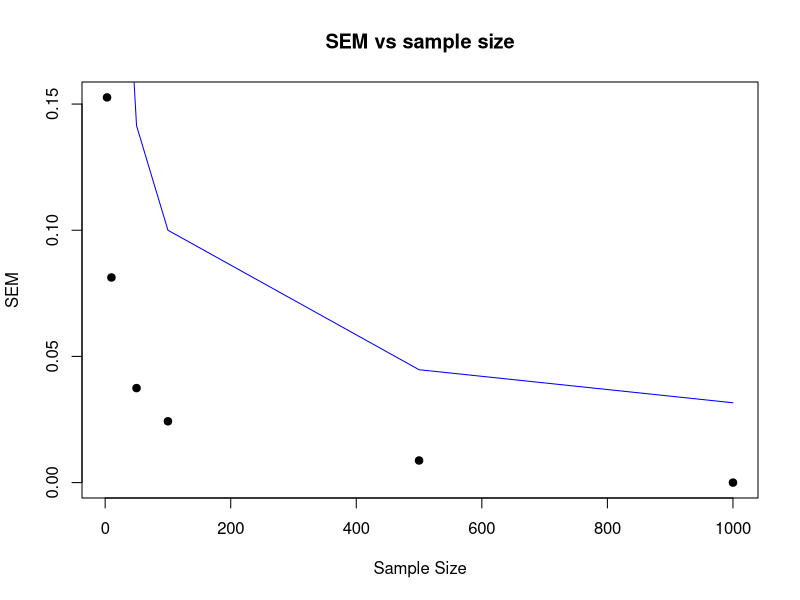

Here is the R script that generated this plot:
# different sample sizes we are going to try:
sample.sizes=c(3,10,50, 100, 500, 1000)

# we will use the vector below to save the standard deviations of the 
# *distribution of the means* at each given sample size.
# Note that it's ok to initialize with an empty vector of length 0 - if we index 
# it out-of-bounds while assigning a value later, the vector will autoexpand 
# on assignment, see examples in the slides) 
mean.sds = double(0) 

values = runif(1000)

i = 1
for ( N in sample.sizes ) { # try different sample sizes
  
  # INSERT YOUR CODE HERE: (you may want to check the slides). 
  
  # 1) At each given N (i.e. in each iteration of the outer loop) you have to draw large number 
  # (e.g. 1000) of samples of that size N, from the distribution of your choice (e.g. normal, 
  # uniform, exponential, ...), and calculate the mean of *each* of those samples. 
  # Save all those means into a vector 'm'. 
  #
  
  m <- NULL
  for (l in 1:N) {
    m[l] = mean(sample(values, N))
  }

  # 2) Now, with vector m in hand, we want to characterize how much the sample mean fluctuates
  # from one experiment (experiment=drawing a sample of N measurements) to the next. Instead of just
  # plotting a histogram as we did in class, this time we will calculate the standard 
  # deviation of the distribution represented by the vector m. Use function sd() to achieve that.
  #
  
  sd_ = sd(m)
  
  # 3) save the result (sd of the distributions of the means for current N) into the vector mean.sds 
  # defined above. You can use c() to concatenate, or you can use an indexing variable; 
  #  in the latter case you will need to add it to the code and increment properly
  
  mean.sds[i] = sd_
  
  i = i + 1
}

# at this point, you should have the vector mean.sds filled. It should have length 6 and keep the 
# calculated values of the standard deviation of the mean (known as the standard error of the mean, SEM) 
# at different sample sizes: mean.sds[1] is the SEM at N=3, mean.sds[2] is the SEM at N=10, and so on.

# let us now plot the SEM (i.e. the "typical" error we expect the sample mean to exhibit in any 
# given experiment) as a function of the sample size, N. 

plot(sample.sizes, xlab="Sample Size", ylab="SEM", mean.sds, main="SEM vs sample size", pch=19)
lines(sample.sizes, 1/sqrt(sample.sizes), col='blue')
